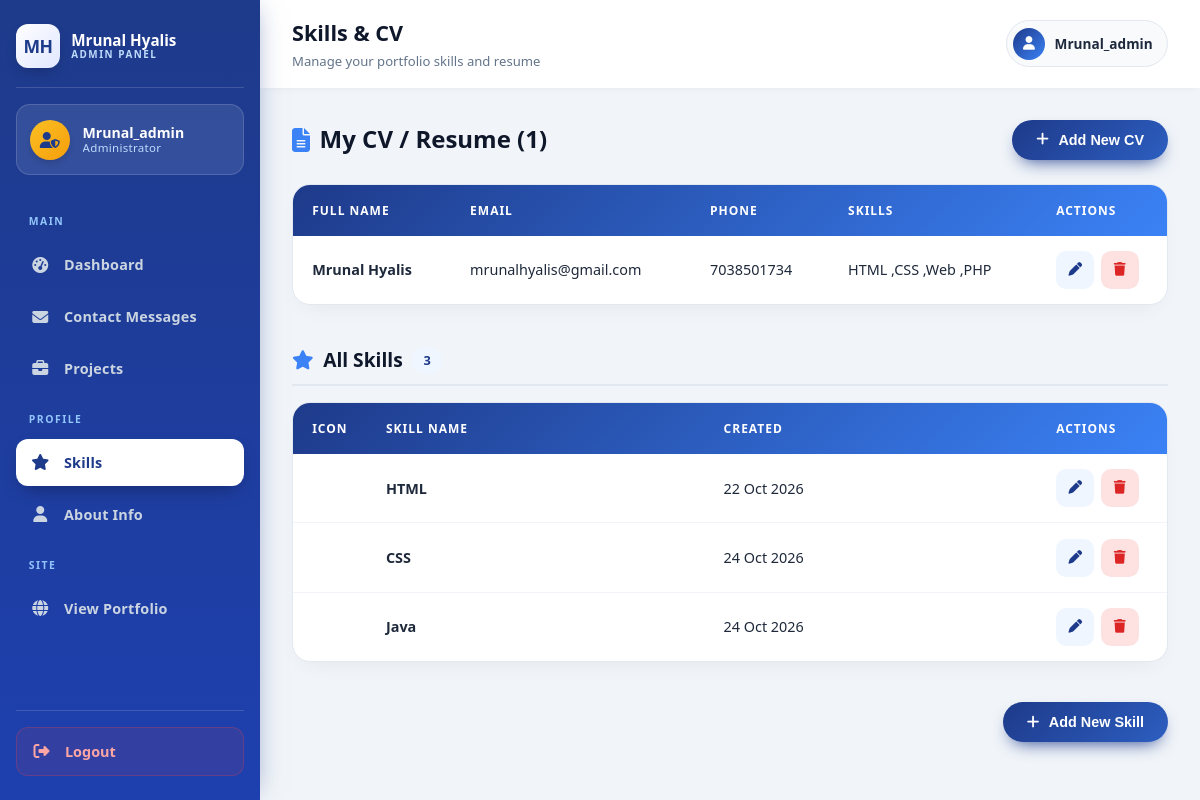
Page /admin/skills.php (signed in) on the committed database.
### tables this page shows
CREATE TABLE `cv` (
  `id` int(11) NOT NULL,
  `full_name` varchar(100) NOT NULL,
  `email` varchar(100) DEFAULT NULL,
  `phone` varchar(20) DEFAULT NULL,
  `address` varchar(200) DEFAULT NULL,
  `education` text DEFAULT NULL,
  `experience` text DEFAULT NULL,
  `skills` text DEFAULT NULL,
  `cv_file` varchar(255) DEFAULT NULL,
  `created_at` timestamp NOT NULL DEFAULT current_timestamp()
);

CREATE TABLE `skills` (
  `id` int(11) NOT NULL,
  `skill_name` varchar(100) NOT NULL,
  `icon` varchar(10) DEFAULT '?',
  `display_order` int(11) DEFAULT 0,
  `created_at` timestamp NOT NULL DEFAULT current_timestamp()
);

### admin/skills.php (the view, shortened to what this page needs)
<?php
include '../config/db.php';
$skills = [];
$res = mysqli_query($conn, "SELECT * FROM skills ORDER BY display_order ASC, id ASC");
if ($res) { while ($row = mysqli_fetch_assoc($res)) $skills[] = $row; }
$total_skills = count($skills);
$cvs = [];
$res = mysqli_query($conn, "SELECT * FROM cv ORDER BY id DESC");
if ($res) { while ($row = mysqli_fetch_assoc($res)) $cvs[] = $row; }
$total_cvs = count($cvs);
?>
<!DOCTYPE html>
<html lang="en">
<head>
    <link rel="stylesheet" href="https://cdnjs.cloudflare.com/ajax/libs/font-awesome/6.5.1/css/all.min.css">
</head>
<body>
    <?php include 'sidebar.php'; ?>
    <main class="admin-main">
        <div class="admin-topbar">
            <div class="topbar-left">
                <div class="topbar-title">
                    <h1>Skills & CV</h1>
                    <p>Manage your portfolio skills and resume</p>
                </div>
            </div>
            <div class="topbar-user">
                <div class="mini-avatar"><i class="fa-solid fa-user"></i></div>
                <span><?= htmlspecialchars($admin_name) ?></span>
            </div>
        </div>
        <div class="admin-content">
            <div class="page-header">
                <h2><i class="fa-solid fa-file-lines"></i> My CV / Resume (<?= $total_cvs ?>)</h2>
                <button class="btn-add" onclick="openCvModal()">
                    <i class="fa-solid fa-plus"></i> Add New CV
                </button>
            </div>
            <div class="table-card">
                <?php if (empty($cvs)): ?>
                    <div class="empty-state">
                        <i class="fa-solid fa-file-circle-plus"></i>
                        <p>No CV yet. Click "Add New CV" to get started.</p>
                    </div>
                <?php else: ?>
                    <div class="table-responsive">
                        <table class="skills-table">
                            <thead>
                                <tr>
                                    <th>Full Name</th>
                                    <th>Email</th>
                                    <th>Phone</th>
                                    <th>Skills</th>
                                    <th style="width:130px;">Actions</th>
                                </tr>
                            </thead>
                            <tbody>
                                <?php foreach ($cvs as $cv): ?>
                                    <tr>
                                        <td class="skill-name-cell"><?= htmlspecialchars($cv['full_name']) ?></td>
                                        <td><?= htmlspecialchars($cv['email']) ?></td>
                                        <td><?= htmlspecialchars($cv['phone']) ?></td>
                                        <td><?= htmlspecialchars(mb_strimwidth($cv['skills'], 0, 40, '...')) ?></td>
                                        <td>
                                            <div class="action-btns">
                                                <a href="#" class="btn-icon btn-edit"
                                                   onclick='openEditCvModal(<?= json_encode($cv, JSON_HEX_APOS | JSON_HEX_QUOT) ?>); return false;'
                                                   title="Edit CV">
                                                    <i class="fa-solid fa-pen"></i>
                                                </a>
                                                <a href="skills.php?delete_cv=<?= $cv['id'] ?>"
                                                   class="btn-icon btn-del"
                                                   title="Delete CV"
                                                   onclick="return confirm('Kya aap ye CV delete karna chahte hain?');">
                                                    <i class="fa-solid fa-trash"></i>
                                                </a>
                                            </div>
                                        </td>
                                    </tr>
                                <?php endforeach; ?>
                            </tbody>
                        </table>
                    </div>
                <?php endif; ?>
            </div>
            <div class="section-title">
                <i class="fa-solid fa-star"></i> All Skills <span><?= $total_skills ?></span>
            </div>
            <div class="table-card">
                <?php if (empty($skills)): ?>
                    <div class="empty-state">
                        <i class="fa-solid fa-star-half-stroke"></i>
                        <p>No skills yet. Click "Add New Skill" to get started.</p>
                    </div>
                <?php else: ?>
                    <div class="table-responsive">
                        <table class="skills-table">
                            <thead>
                                <tr>
                                    <th style="width:70px;">Icon</th>
                                    <th>Skill Name</th>
                                    <th>Created</th>
                                    <th style="width:130px;">Actions</th>
                                </tr>
                            </thead>
                            <tbody>
                                <?php foreach ($skills as $s): ?>
                                    <tr>
                                        <td class="skill-icon-cell"><?= htmlspecialchars($s['icon']) ?></td>
                                        <td class="skill-name-cell"><?= htmlspecialchars($s['skill_name']) ?></td>
                                        <td class="skill-date-cell"><?= isset($s['created_at']) ? date('d M Y', strtotime($s['created_at'])) : '-' ?></td>
                                        <td>
                                            <div class="action-btns">
                                                <a href="#" class="btn-icon btn-edit"
                                                   onclick='openEditModal(<?= json_encode($s, JSON_HEX_APOS | JSON_HEX_QUOT) ?>); return false;'
                                                   title="Edit Skill">
                                                    <i class="fa-solid fa-pen"></i>
                                                </a>
                                                <a href="skills.php?delete=<?= $s['id'] ?>"
                                                   class="btn-icon btn-del"
                                                   title="Delete Skill"
                                                   onclick="return confirm('Kya aap ye skill delete karna chahte hain?');">
                                                    <i class="fa-solid fa-trash"></i>
                                                </a>
                                            </div>
                                        </td>
                                    </tr>
                                <?php endforeach; ?>
                            </tbody>
                        </table>
                    </div>
                <?php endif; ?>
            </div>
            <div style="text-align:right; margin-top:1.5rem;">
                <button class="btn-add" onclick="openModal()">
                    <i class="fa-solid fa-plus"></i> Add New Skill
                </button>
            </div>
        </div>
    </main>
</body>
</html>

### admin/skills.php (style rules this page uses)
* { margin: 0; padding: 0; box-sizing: border-box; }
body { font-family: 'Segoe UI', Roboto, system-ui, sans-serif; background: #f1f5f9; color: #1e293b; min-height: 100vh; line-height: 1.6; }
.admin-main { margin-left: 260px; min-height: 100vh; }
.admin-topbar { background: #fff; padding: 1rem 2rem; display: flex; justify-content: space-between; align-items: center; box-shadow: 0 2px 10px -5px rgba(0,0,0,0.1); position: sticky; top: 0; z-index: 50; gap: 1rem; }
.topbar-left { display: flex; align-items: center; gap: 1rem; }
.topbar-title h1 { font-size: 1.35rem; color: #0f172a; font-weight: 700; margin: 0; }
.topbar-title p { font-size: 0.82rem; color: #64748b; margin: 0; }
.topbar-user { display: flex; align-items: center; gap: 0.6rem; padding: 0.4rem 0.9rem 0.4rem 0.4rem; background: #f8fafc; border-radius: 40px; border: 1px solid #e2e8f0; }
.topbar-user .mini-avatar { width: 32px; height: 32px; border-radius: 50%; background: linear-gradient(135deg, #1e3a8a, #3b82f6); display: flex; align-items: center; justify-content: center; color: #fff; font-size: 0.85rem; }
.topbar-user span { font-size: 0.85rem; font-weight: 600; }
.admin-content { padding: 2rem; max-width: 1400px; margin: 0 auto; }
.page-header { display: flex; justify-content: space-between; align-items: center; margin-bottom: 1.5rem; flex-wrap: wrap; gap: 1rem; }
.page-header h2 { font-size: 1.5rem; color: #0f172a; display: flex; align-items: center; gap: 0.6rem; margin: 0; }
.page-header h2 i { color: #3b82f6; }
.btn-add { display: inline-flex; align-items: center; gap: 0.6rem; padding: 0.75rem 1.5rem; background: linear-gradient(135deg, #1e3a8a, #3b82f6); background-size: 200% 200%; animation: gradientShift 5s ease infinite; color: #fff; border: none; border-radius: 40px; font-size: 0.9rem; font-weight: 600; cursor: pointer; text-decoration: none; box-shadow: 0 8px 18px -8px #1e3a8a; transition: all 0.3s ease; }
.table-card { background: #fff; border-radius: 18px; border: 1px solid #e2e8f0; box-shadow: 0 10px 25px -12px rgba(0,0,0,0.08); overflow: hidden; margin-bottom: 2.5rem; }
.table-responsive { overflow-x: auto; }
.skills-table { width: 100%; border-collapse: collapse; min-width: 700px; }
.skills-table thead { background: linear-gradient(135deg, #1e3a8a, #3b82f6); }
.skills-table th { text-align: left; padding: 1rem 1.2rem; font-size: 0.75rem; font-weight: 700; color: #fff; text-transform: uppercase; letter-spacing: 1px; }
.skills-table td { padding: 0.95rem 1.2rem; font-size: 0.9rem; color: #1e293b; border-bottom: 1px solid #f1f5f9; vertical-align: middle; }
.skills-table tbody tr { transition: background 0.25s ease; }
.skills-table tbody tr:last-child td { border-bottom: none; }
.skill-icon-cell { font-size: 1.6rem; text-align: center; width: 70px; }
.skill-name-cell { font-weight: 700; color: #0f172a; }
.skill-date-cell { font-size: 0.82rem; color: #94a3b8; white-space: nowrap; }
.action-btns { display: flex; gap: 0.4rem; }
.btn-icon { width: 38px; height: 38px; border-radius: 10px; border: none; cursor: pointer; display: inline-flex; align-items: center; justify-content: center; font-size: 0.85rem; transition: all 0.25s ease; text-decoration: none; }
.btn-edit { background: #eff6ff; color: #1e3a8a; }
.btn-del { background: #fee2e2; color: #dc2626; }
.section-title { display: flex; align-items: center; gap: 0.6rem; font-size: 1.2rem; font-weight: 700; color: #0f172a; margin: 2rem 0 1rem; padding-bottom: 0.5rem; border-bottom: 2px solid #e2e8f0; }
.section-title i { color: #3b82f6; }
.section-title span { background: #eff6ff; color: #1e3a8a; font-size: 0.8rem; padding: 0.2rem 0.7rem; border-radius: 20px; }

### rows in the picture
cv: full_name "Mrunal Hyalis", email "mrunalhyalis@gmail.com", phone "7038501734", skills "HTML ,CSS ,Web ,PHP"
skills: skill_name "HTML", created_at "22 Oct 2026"
skills: skill_name "CSS", created_at "24 Oct 2026"
skills: skill_name "Java", created_at "24 Oct 2026"

### other values in the picture
$admin_name "Mrunal_admin"
$total_cvs "1"
$total_skills "3"
